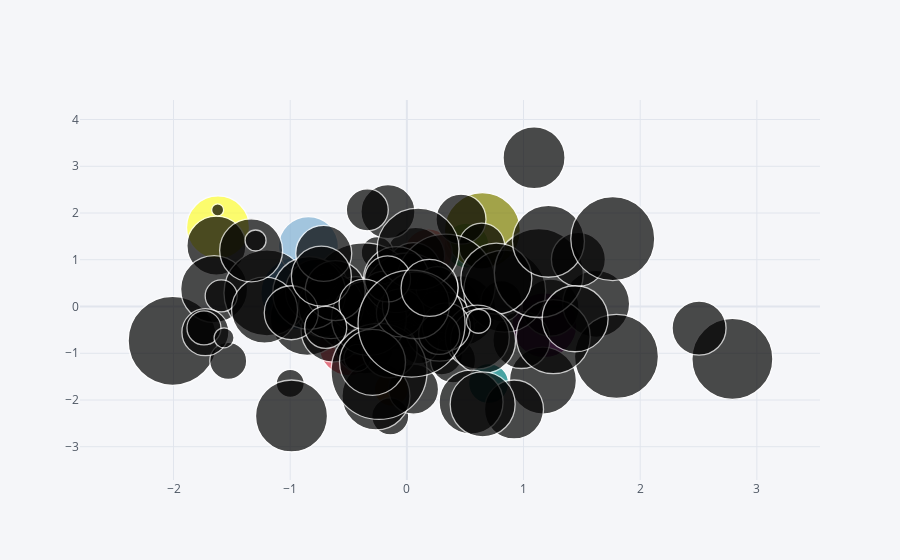

Here is the notebook cell this chart was saved with:
### Markdown cell above
### Bubble

### Code cell
df.iplot(kind='bubble',x='A',y='B',size='C')
